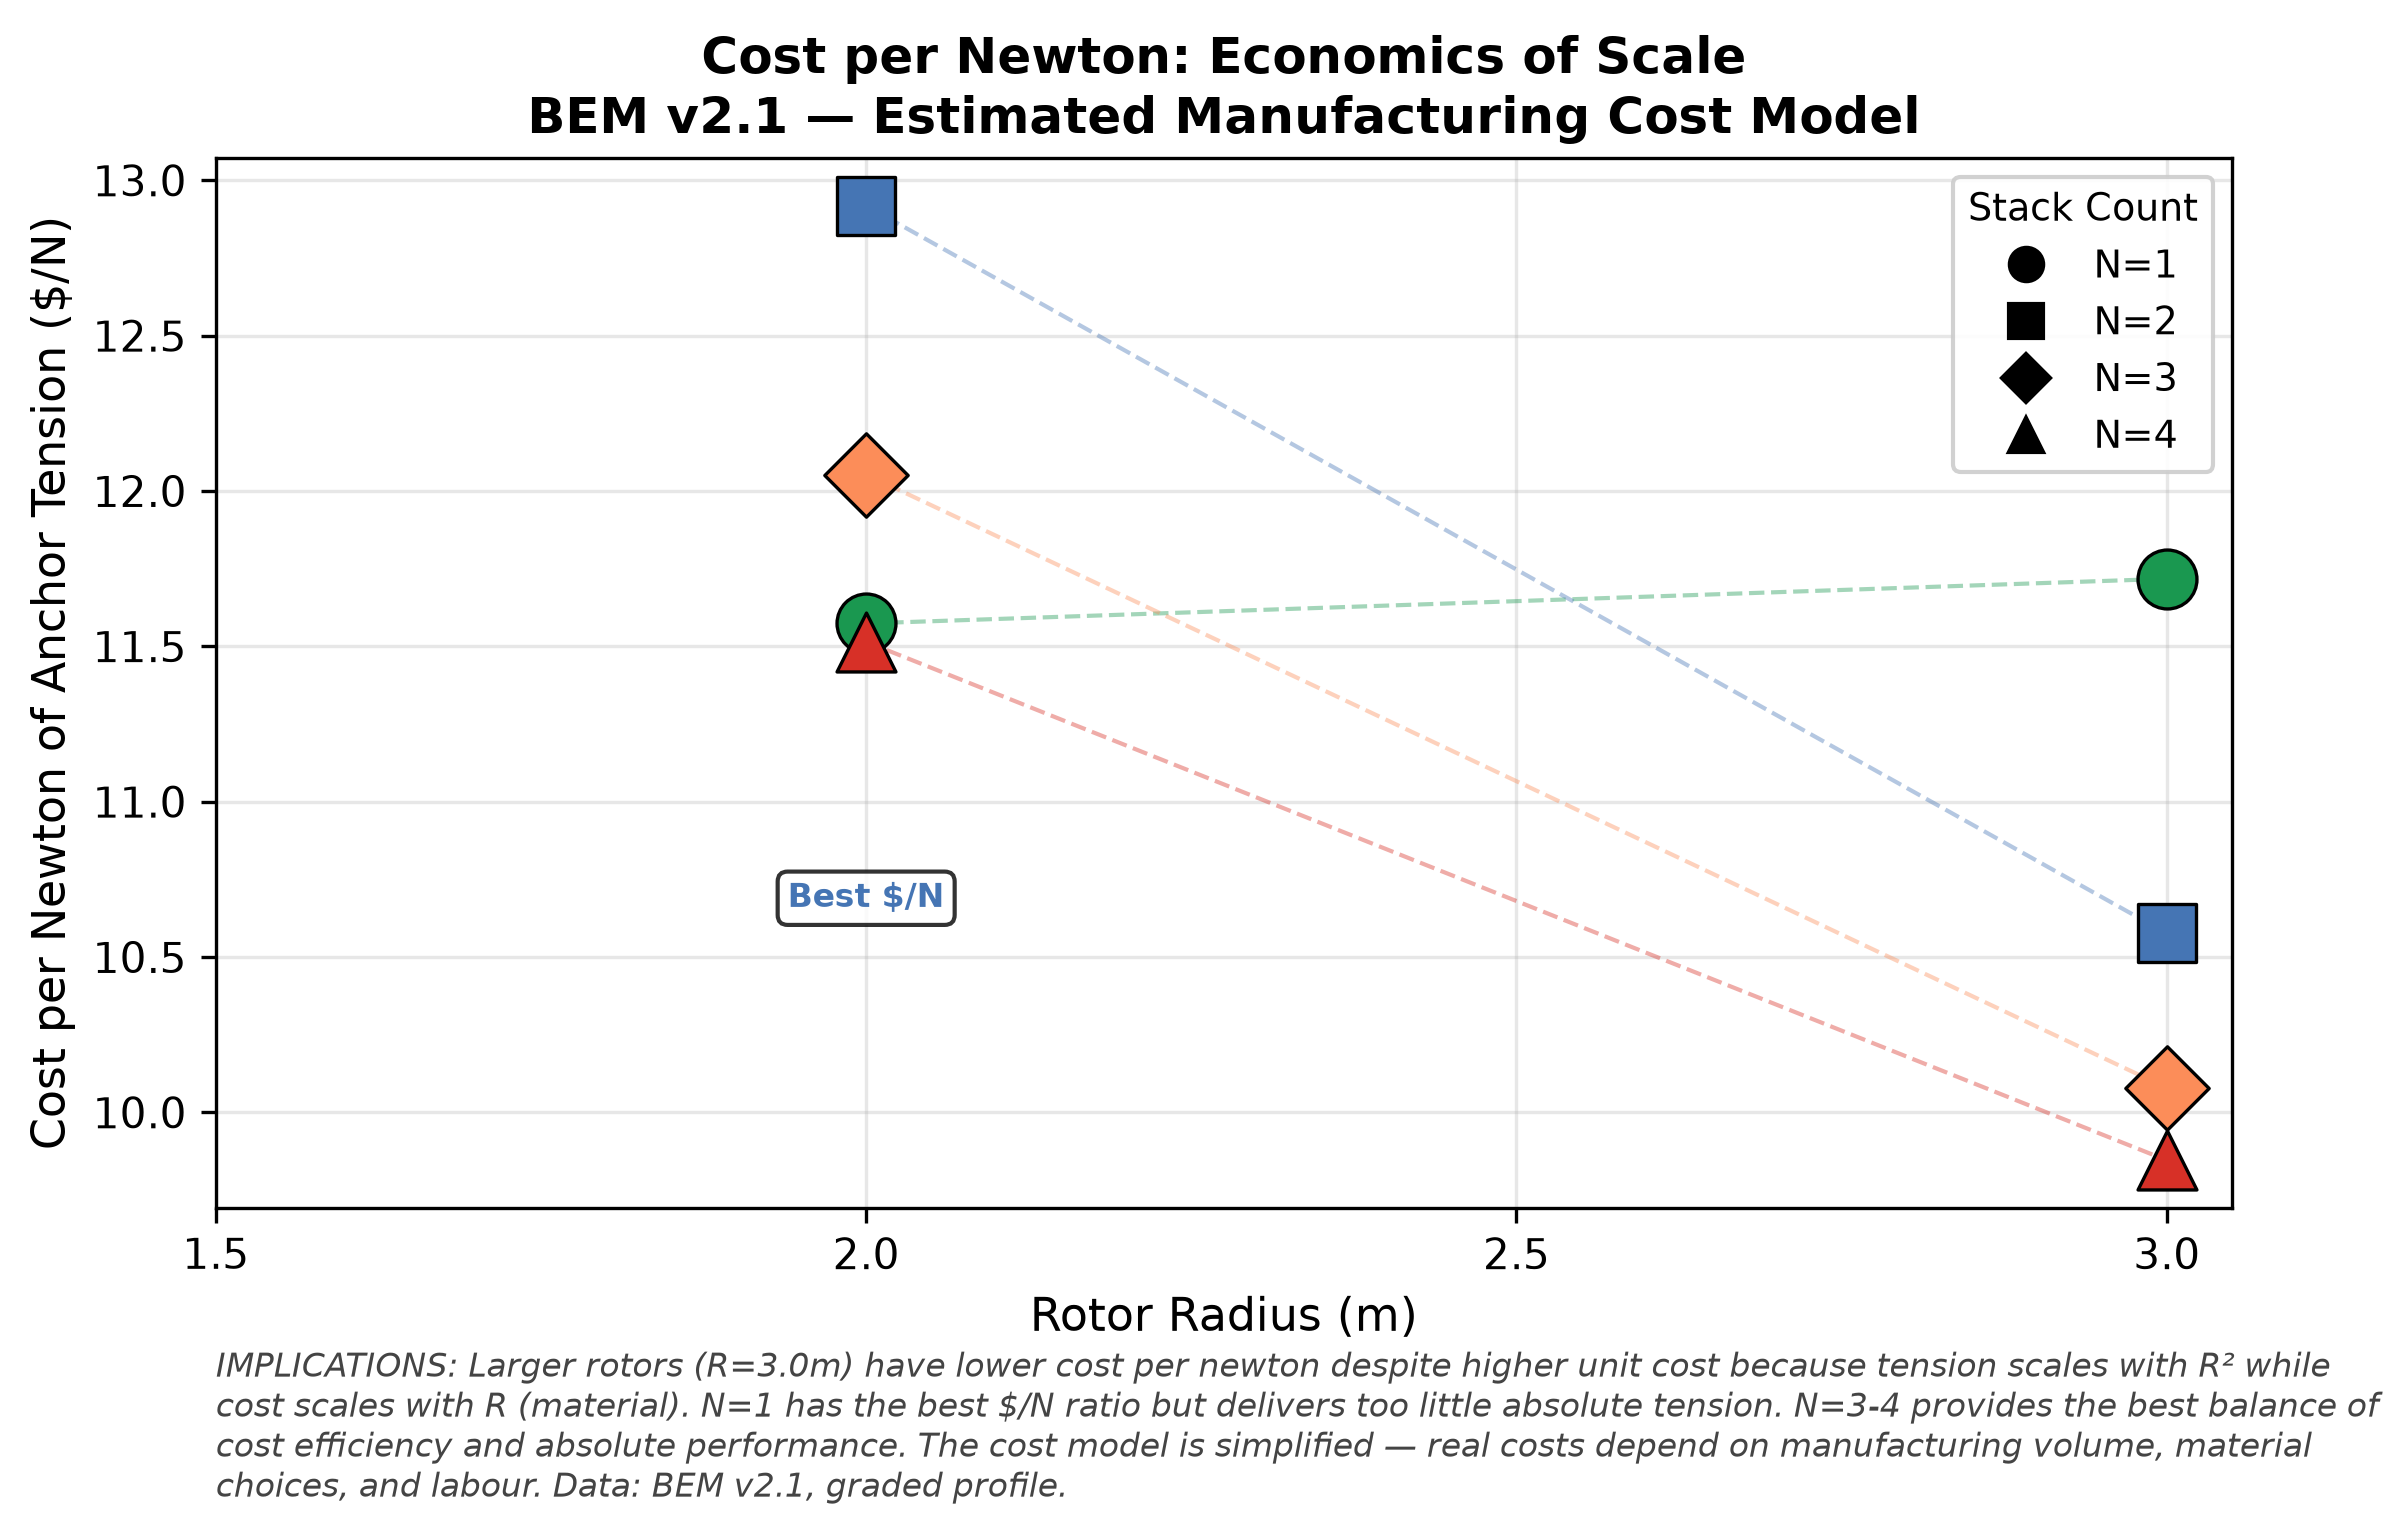

Python code for this plot:
#!/usr/bin/env python3
"""bem-cost-per-newton: Estimated cost per newton vs rotor radius."""
import csv
import matplotlib
matplotlib.use("Agg")
import matplotlib.pyplot as plt
import numpy as np
from collections import defaultdict

rows = []
with open("../../bem_full_sweep.tsv") as f:
    for r in csv.DictReader(f, delimiter="\t"):
        t = float(r["anchor_tension"])
        if t <= 0:
            continue
        rows.append({
            "radius": float(r["radius"]),
            "n": int(r["n_rotors"]),
            "wind": float(r["wind_speed"]),
            "tension": t,
        })

# Simple cost model: each rotor costs base + material * radius^2
# Base cost = $200 (hub, bearings, tailplane)
# Material cost = $300 * (R/1.5)^2 (blades, Dyneema per section)
# Line cost = $50 per section (Dyneema, connectors)
# Assembly overhead = $500 (ground station share)
base_cost = 200
material_factor = 300
line_cost_per_section = 50
assembly_overhead = 500

fig, ax = plt.subplots(figsize=(8, 5))
fig.patch.set_facecolor("white")
ax.set_facecolor("white")

radii = [2.0, 3.0]
n_vals = [1, 2, 3, 4]
winds = [6, 8, 10, 12]
colors_n = {1: "#1a9850", 2: "#4575b4", 3: "#fc8d59", 4: "#d73027"}

for rad in radii:
    for n in n_vals:
        # Cost estimate
        rotor_cost = n * (base_cost + material_factor * (rad / 1.5)**2)
        line_cost = n * line_cost_per_section * 10  # 10m sections
        total_cost = rotor_cost + line_cost + assembly_overhead

        tensions = []
        for r in rows:
            if r["radius"] == rad and r["n"] == n:
                tensions.append(r["tension"])
        if tensions:
            mean_t = np.mean(tensions)
            cpn = total_cost / mean_t if mean_t > 0 else float("inf")
            ax.scatter(rad, cpn, s=200, color=colors_n[n],
                      edgecolors="black", linewidth=0.8,
                      marker={1: "o", 2: "s", 3: "D", 4: "^"}[n],
                      zorder=5, label=f"N={n}" if rad == 2.0 else "")

# Connect same-N points
for n in n_vals:
    pts_x, pts_y = [], []
    for rad in radii:
        rotor_cost = n * (base_cost + material_factor * (rad / 1.5)**2)
        line_cost = n * line_cost_per_section * 10
        total_cost = rotor_cost + line_cost + assembly_overhead
        tensions = [r["tension"] for r in rows if r["radius"] == rad and r["n"] == n]
        if tensions:
            mean_t = np.mean(tensions)
            pts_x.append(rad)
            pts_y.append(total_cost / mean_t if mean_t > 0 else float("inf"))
    ax.plot(pts_x, pts_y, "--", color=colors_n[n], alpha=0.4, linewidth=1)

ax.set_xlabel("Rotor Radius (m)", fontsize=11)
ax.set_ylabel("Cost per Newton of Anchor Tension ($/N)", fontsize=11)
ax.set_title("Cost per Newton: Economics of Scale\n"
             "BEM v2.1 — Estimated Manufacturing Cost Model",
             fontsize=12, fontweight="bold")
ax.set_xticks([1.5, 2.0, 2.5, 3.0])

# Create legend for N
from matplotlib.lines import Line2D
legend_n = [Line2D([0], [0], marker={1: "o", 2: "s", 3: "D", 4: "^"}[n],
                   color="black", linestyle="", markersize=8,
                   label=f"N={n}") for n in n_vals]
ax.legend(handles=legend_n, fontsize=9, title="Stack Count",
          title_fontsize=9, framealpha=0.9)
ax.grid(True, alpha=0.3)

# Annotate best value
ax.annotate("Best $/N", xy=(2.0, ax.get_ylim()[0] * 1.1 if ax.get_ylim()[0] > 0 else 1),
            fontsize=8, ha="center", color="#4575b4", fontweight="bold",
            bbox=dict(boxstyle="round,pad=0.3", facecolor="white", alpha=0.8))

caption = (
    "IMPLICATIONS: Larger rotors (R=3.0m) have lower cost per newton despite higher "
    "unit cost because tension scales with R\u00b2 while cost scales with R (material). "
    "N=1 has the best $/N ratio but delivers too little absolute tension. "
    "N=3-4 provides the best balance of cost efficiency and absolute performance. "
    "The cost model is simplified — real costs depend on manufacturing volume, "
    "material choices, and labour. Data: BEM v2.1, graded profile."
)
fig.text(0.10, 0.02, caption, fontsize=8, color="#444444",
         ha="left", va="bottom", style="italic", wrap=True)
plt.subplots_adjust(left=0.10, right=0.94, top=0.92, bottom=0.22)
fig.savefig("bem-cost-per-newton.png", dpi=300, facecolor="white",
            bbox_inches="tight")
fig.savefig("bem-cost-per-newton.pdf", facecolor="white", bbox_inches="tight")
plt.close()
print("bem-cost-per-newton.png + .pdf generated")
